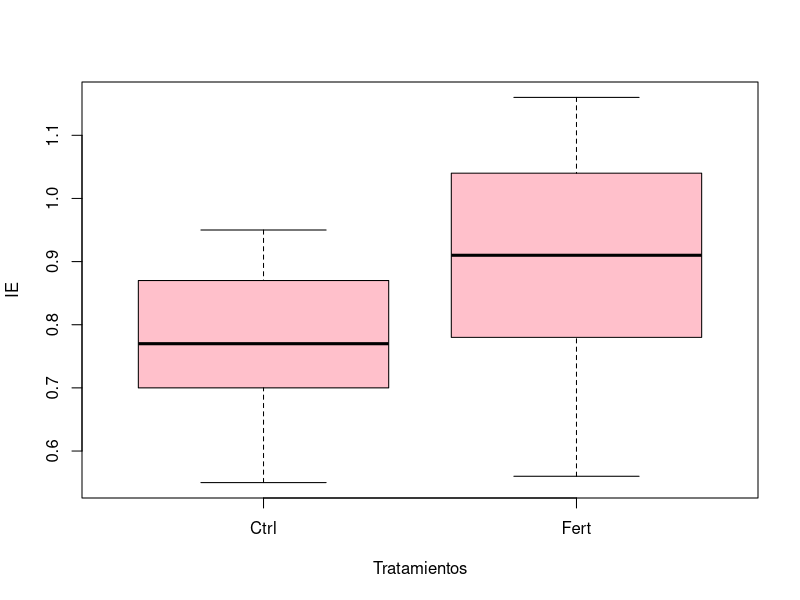

Write the R code that produced this figure.
# Athziri Nalleli CHarles Rosas
# 1871521
# 11/03/2020


# Importar datos ----------------------------------------------------------

Vivero <- read.csv("vivero.csv", header = T)

summary(Vivero)

boxplot(Vivero$IE ~ Vivero$Tratamiento, col= "pink", xlab = "Tratamientos", ylab = "IE")



# Prueba de T -------------------------------------------------------------
t.test(Vivero$IE ~ Vivero$Tratamiento, var.equal = T)

